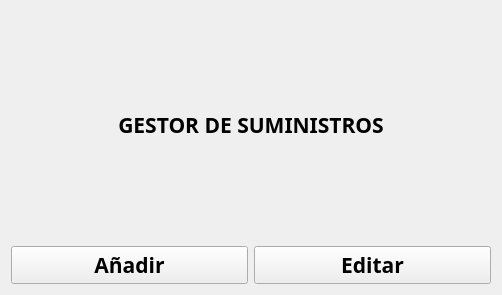
<?xml version="1.0" encoding="UTF-8"?>
<ui version="4.0">
 <class>segunda_vista</class>
 <widget class="QWidget" name="segunda_vista">
  <property name="geometry">
   <rect>
    <x>0</x>
    <y>0</y>
    <width>502</width>
    <height>295</height>
   </rect>
  </property>
  <property name="windowTitle">
   <string>Form</string>
  </property>
  <layout class="QGridLayout" name="gridLayout">
   <item row="0" column="0">
    <layout class="QVBoxLayout" name="verticalLayout">
     <item>
      <widget class="QLabel" name="label">
       <property name="font">
        <font>
         <family>Berlin Sans FB Demi</family>
         <pointsize>16</pointsize>
         <weight>75</weight>
         <bold>true</bold>
        </font>
       </property>
       <property name="text">
        <string>&lt;html&gt;&lt;head/&gt;&lt;body&gt;&lt;p align=&quot;center&quot;&gt;GESTOR DE SUMINISTROS&lt;/p&gt;&lt;/body&gt;&lt;/html&gt;</string>
       </property>
      </widget>
     </item>
     <item>
      <layout class="QHBoxLayout" name="horizontalLayout">
       <item>
        <widget class="QPushButton" name="pushButtonAdd">
         <property name="font">
          <font>
           <family>Berlin Sans FB Demi</family>
           <pointsize>16</pointsize>
           <weight>75</weight>
           <bold>true</bold>
          </font>
         </property>
         <property name="cursor">
          <cursorShape>PointingHandCursor</cursorShape>
         </property>
         <property name="text">
          <string>Añadir</string>
         </property>
         <property name="icon">
          <iconset resource="Icons.qrc">
           <normaloff>:/3440904_add_icon.png</normaloff>:/3440904_add_icon.png</iconset>
         </property>
         <property name="iconSize">
          <size>
           <width>75</width>
           <height>75</height>
          </size>
         </property>
        </widget>
       </item>
       <item>
        <widget class="QPushButton" name="pushButtonEdit">
         <property name="font">
          <font>
           <family>Berlin Sans FB Demi</family>
           <pointsize>16</pointsize>
           <weight>75</weight>
           <bold>true</bold>
          </font>
         </property>
         <property name="cursor">
          <cursorShape>PointingHandCursor</cursorShape>
         </property>
         <property name="text">
          <string>Editar</string>
         </property>
         <property name="icon">
          <iconset resource="Icons.qrc">
           <normaloff>:/314724_document_edit_icon.png</normaloff>:/314724_document_edit_icon.png</iconset>
         </property>
         <property name="iconSize">
          <size>
           <width>75</width>
           <height>75</height>
          </size>
         </property>
        </widget>
       </item>
      </layout>
     </item>
    </layout>
   </item>
  </layout>
 </widget>
 <resources>
  <include location="Icons.qrc"/>
 </resources>
 <connections/>
</ui>
